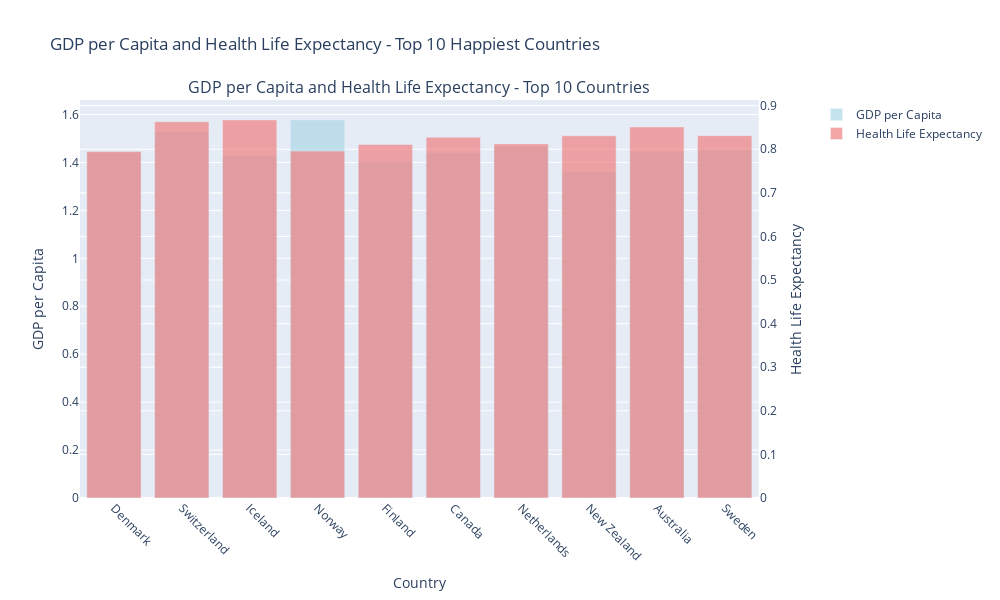

Here is the notebook cell this chart was saved with:
### Markdown cell above
Write a python code that identifies the GDP per capita and Healthy Life Expectancy of the top 10 countries and create a bar chart named fig1 to show the GDP per capita and Healthy Life Expectancy of these top 10 countries using plotly.

### Code cell
import plotly.graph_objects as go
from plotly.subplots import make_subplots

# Get top 10 countries based on Happiness Rank (rank 1-10)
top_10_countries = df.nsmallest(10, 'Happiness Rank')

# Create subplot with secondary y-axis
fig1 = make_subplots(
    rows=1, cols=1,
    specs=[[{"secondary_y": True}]],
    subplot_titles=("GDP per Capita and Health Life Expectancy - Top 10 Countries",)
)

# Add GDP per capita bar chart
fig1.add_trace(
    go.Bar(
        x=top_10_countries['Country'],
        y=top_10_countries['Economy (GDP per Capita)'],
        name='GDP per Capita',
        marker_color='lightblue',
        opacity=0.7
    ),
    secondary_y=False
)

# Add Health Life Expectancy bar chart
fig1.add_trace(
    go.Bar(
        x=top_10_countries['Country'],
        y=top_10_countries['Health (Life Expectancy)'],
        name='Health Life Expectancy',
        marker_color='lightcoral',
        opacity=0.7
    ),
    secondary_y=True
)

# Update layout
fig1.update_layout(
    title='GDP per Capita and Health Life Expectancy - Top 10 Happiest Countries',
    xaxis_title='Country',
    barmode='group',
    height=600,
    width=1000
)

# Update y-axes titles
fig1.update_yaxes(title_text="GDP per Capita", secondary_y=False)
fig1.update_yaxes(title_text="Health Life Expectancy", secondary_y=True)

# Rotate x-axis labels for better readability
fig1.update_xaxes(tickangle=45)

# Show the plot
fig1.show()

# Display the data for verification
print("Top 10 Countries with their GDP per Capita and Health Life Expectancy:")
print(top_10_countries[['Country', 'Happiness Rank', 'Economy (GDP per Capita)', 'Health (Life Expectancy)']].to_string(index=False))

### Figure 1 — Plotly figure (JSON) as saved in the notebook; plotly's stock layout.template omitted (floating-point values rounded to 4 significant figures)
{"data": [{"marker": {"color": "lightblue"}, "name": "GDP per Capita", "opacity": 0.7, "type": "bar", "x": ["Denmark", "Switzerland", "Iceland", "Norway", "Finland", "Canada", "Netherlands", "New Zealand", "Australia", "Sweden"], "xaxis": "x", "y": [1.442, 1.527, 1.427, 1.577, 1.406, 1.44, 1.465, 1.361, 1.444, 1.452], "yaxis": "y"}, {"marker": {"color": "lightcoral"}, "name": "Health Life Expectancy", "opacity": 0.7, "type": "bar", "x": ["Denmark", "Switzerland", "Iceland", "Norway", "Finland", "Canada", "Netherlands", "New Zealand", "Australia", "Sweden"], "xaxis": "x", "y": [0.795, 0.863, 0.8673, 0.7958, 0.8109, 0.8276, 0.8123, 0.831, 0.8512, 0.8312], "yaxis": "y2"}], "layout": {"annotations": [{"font": {"size": 16}, "showarrow": false, "text": "GDP per Capita and Health Life Expectancy - Top 10 Countries", "x": 0.47, "xanchor": "center", "xref": "paper", "y": 1, "yanchor": "bottom", "yref": "paper"}], "barmode": "group", "height": 600, "title": {"text": "GDP per Capita and Health Life Expectancy - Top 10 Happiest Countries"}, "width": 1000, "xaxis": {"anchor": "y", "domain": [0, 0.94], "tickangle": 45, "title": {"text": "Country"}}, "yaxis": {"anchor": "x", "domain": [0, 1], "title": {"text": "GDP per Capita"}}, "yaxis2": {"anchor": "x", "overlaying": "y", "side": "right", "title": {"text": "Health Life Expectancy"}}}}
